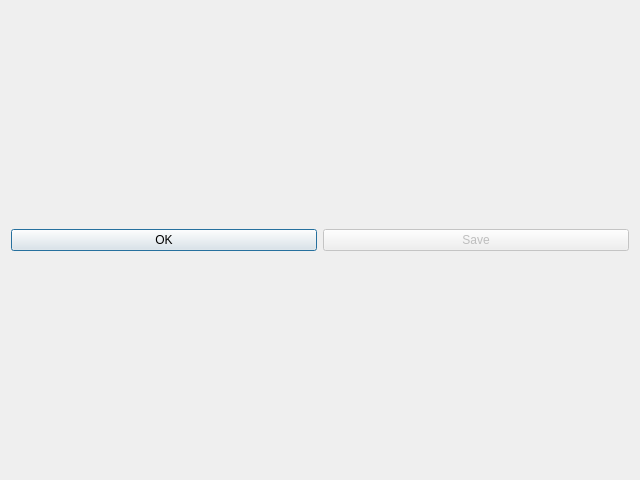
<?xml version="1.0" encoding="UTF-8"?>
<ui version="4.0">
 <class>FormHeatmap</class>
 <widget class="QWidget" name="FormHeatmap">
  <property name="geometry">
   <rect>
    <x>0</x>
    <y>0</y>
    <width>640</width>
    <height>480</height>
   </rect>
  </property>
  <property name="sizePolicy">
   <sizepolicy hsizetype="Preferred" vsizetype="Preferred">
    <horstretch>0</horstretch>
    <verstretch>0</verstretch>
   </sizepolicy>
  </property>
  <property name="minimumSize">
   <size>
    <width>640</width>
    <height>480</height>
   </size>
  </property>
  <property name="windowTitle">
   <string>Heatmap</string>
  </property>
  <layout class="QVBoxLayout" name="verticalLayoutMeasurement">
   <item>
    <layout class="QHBoxLayout" name="horizontalLayoutButtons">
     <item>
      <widget class="QPushButton" name="pushButtonOK">
       <property name="text">
        <string>OK</string>
       </property>
       <property name="default">
        <bool>true</bool>
       </property>
      </widget>
     </item>
     <item>
      <widget class="QPushButton" name="pushButtonSave">
       <property name="enabled">
        <bool>false</bool>
       </property>
       <property name="text">
        <string>Save</string>
       </property>
      </widget>
     </item>
    </layout>
   </item>
  </layout>
 </widget>
 <tabstops>
  <tabstop>pushButtonOK</tabstop>
 </tabstops>
 <resources/>
 <connections/>
</ui>
